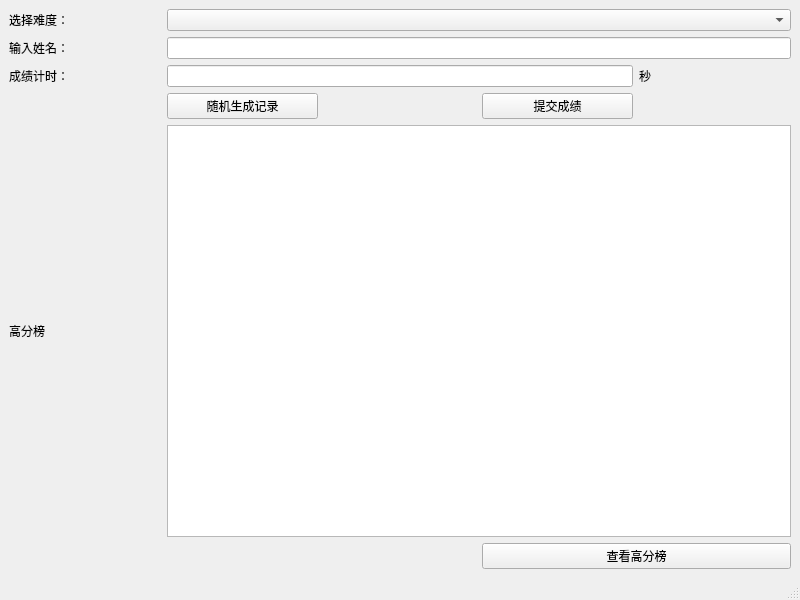
<?xml version="1.0" encoding="UTF-8"?>
<ui version="4.0">
 <class>MainWindow</class>
 <widget class="QMainWindow" name="MainWindow">
  <property name="geometry">
   <rect>
    <x>0</x>
    <y>0</y>
    <width>800</width>
    <height>600</height>
   </rect>
  </property>
  <property name="windowTitle">
   <string>MainWindow</string>
  </property>
  <widget class="QWidget" name="centralwidget">
   <layout class="QGridLayout" name="gridLayout_2">
    <item row="0" column="0">
     <layout class="QGridLayout" name="gridLayout">
      <item row="1" column="0">
       <widget class="QLabel" name="label_2">
        <property name="text">
         <string>输入姓名：</string>
        </property>
       </widget>
      </item>
      <item row="3" column="1" colspan="3">
       <widget class="QLineEdit" name="gradeInput"/>
      </item>
      <item row="0" column="0">
       <widget class="QLabel" name="label">
        <property name="text">
         <string>选择难度：</string>
        </property>
       </widget>
      </item>
      <item row="3" column="4">
       <widget class="QLabel" name="label_5">
        <property name="text">
         <string>秒</string>
        </property>
       </widget>
      </item>
      <item row="11" column="3" colspan="2">
       <widget class="QPushButton" name="getGradesBtn">
        <property name="text">
         <string>查看高分榜</string>
        </property>
       </widget>
      </item>
      <item row="10" column="0">
       <widget class="QLabel" name="label_4">
        <property name="text">
         <string>高分榜</string>
        </property>
       </widget>
      </item>
      <item row="3" column="0">
       <widget class="QLabel" name="label_3">
        <property name="text">
         <string>成绩计时：</string>
        </property>
       </widget>
      </item>
      <item row="1" column="1" colspan="4">
       <widget class="QLineEdit" name="nameInput"/>
      </item>
      <item row="0" column="1" colspan="4">
       <widget class="QComboBox" name="gameSelector"/>
      </item>
      <item row="10" column="1" colspan="4">
       <widget class="QTextBrowser" name="highScore"/>
      </item>
      <item row="8" column="1">
       <widget class="QPushButton" name="genGradeBtn">
        <property name="text">
         <string>随机生成记录</string>
        </property>
       </widget>
      </item>
      <item row="8" column="3">
       <widget class="QPushButton" name="submmitBtn">
        <property name="text">
         <string>提交成绩</string>
        </property>
       </widget>
      </item>
     </layout>
    </item>
   </layout>
  </widget>
  <widget class="QMenuBar" name="menubar">
   <property name="geometry">
    <rect>
     <x>0</x>
     <y>0</y>
     <width>800</width>
     <height>21</height>
    </rect>
   </property>
  </widget>
  <widget class="QStatusBar" name="statusbar"/>
 </widget>
 <resources/>
 <connections/>
</ui>
